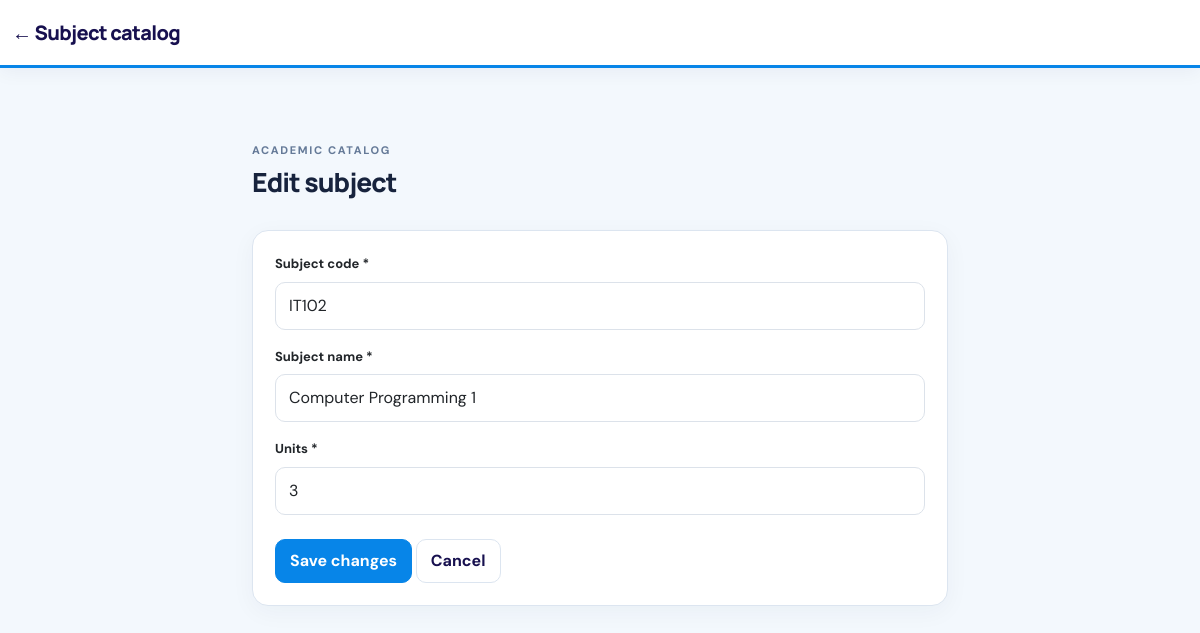
/admin/subjects/edit.php?id=2 (signed in), run on the app's committed database.
### tables this page shows
CREATE TABLE IF NOT EXISTS subjects (
  id INT AUTO_INCREMENT PRIMARY KEY,
  subject_code VARCHAR(20) NOT NULL UNIQUE,
  subject_name VARCHAR(100) NOT NULL,
  units INT NOT NULL,
  created_at TIMESTAMP NOT NULL DEFAULT CURRENT_TIMESTAMP
);

### config/helpers.php (called while the page is built, shortened)
<?php
function e($value) { return htmlspecialchars((string)$value, ENT_QUOTES, 'UTF-8'); }

### admin/subjects/edit.php (the view, shortened to what this page needs)
<?php
require_once '../../config/database.php';require_once '../../config/helpers.php';require_role('admin');$id=(int)($_GET['id']??$_POST['id']??0);$stmt=mysqli_prepare($conn,'SELECT * FROM subjects WHERE id=?');mysqli_stmt_bind_param($stmt,'i',$id);mysqli_stmt_execute($stmt);$subject=mysqli_fetch_assoc(mysqli_stmt_get_result($stmt));if(!$subject){flash('Subject not found.','danger');header('Location: index.php');exit;}$error='';
?>
<!doctype html><html lang="en"><head><meta charset="utf-8"><meta name="viewport" content="width=device-width, initial-scale=1"><title>Edit subject · Clark College Science of Technology</title><link href="../../assets/vendor/bootstrap/css/bootstrap.min.css" rel="stylesheet"><link href="../../assets/css/style.css" rel="stylesheet"></head><body><nav class="navbar"><div class="container app-container"><a class="navbar-brand" href="index.php">← Subject catalog</a></div></nav><main class="container py-4" style="max-width:720px"><div class="page-head"><div><p class="eyebrow">ACADEMIC CATALOG</p><h2>Edit subject</h2></div></div><section class="card"><div class="card-body"><?php if($error):?><div class="alert alert-danger"><?=e($error)?></div><?php endif;?><form method="post"><input type="hidden" name="csrf_token" value="<?=e(csrf_token())?>"><input type="hidden" name="id" value="<?=$id?>"><div class="mb-3"><label class="form-label">Subject code *</label><input class="form-control" name="subject_code" required value="<?=e($subject['subject_code'])?>"></div><div class="mb-3"><label class="form-label">Subject name *</label><input class="form-control" name="subject_name" required value="<?=e($subject['subject_name'])?>"></div><div class="mb-4"><label class="form-label">Units *</label><input class="form-control" type="number" name="units" min="1" max="30" required value="<?=(int)$subject['units']?>"></div><button class="btn btn-primary">Save changes</button> <a class="btn btn-light" href="index.php">Cancel</a></form></div></section></main></body></html>

### assets/css/style.css (style rules this page uses)
:root { --ink:#182230;--muted:#697586;--line:#e6eaf0;--primary:#4f46e5;--primary-dark:#3730a3;--surface:#fff;--page:#f5f7fb }
* { box-sizing:border-box }
body { background:var(--page);color:var(--ink);font-family:'DM Sans',system-ui,sans-serif;font-size:14px }
h1,h2,h3,h4,.navbar-brand { font-family:'Manrope',sans-serif;letter-spacing:-.035em }
h2 { font-size:1.65rem;font-weight:800 }
.navbar { background:#fff;border-bottom:1px solid var(--line);padding:15px 0 }
.navbar-brand { font-weight:800;color:var(--ink)!important }
.app-container { max-width:1240px }
.page-head { display:flex;justify-content:space-between;align-items:flex-start;gap:20px;margin:30px 0 24px }
.eyebrow { font-size:11px;letter-spacing:.15em;font-weight:800;color:#8792a2;margin:20px 0 8px }
.card { border:1px solid var(--line);border-radius:16px;box-shadow:0 5px 20px #17203305;background:#fff }
.card-body { padding:22px }
.form-control,.form-select { border-color:#dce2ea;border-radius:10px;padding:11px 13px }
.form-label { font-weight:700;font-size:13px }
.btn { border-radius:10px;font-weight:700;padding:9px 14px }
.btn-primary { background:var(--primary);border-color:var(--primary) }
.btn-light { border:1px solid var(--line);background:#fff }
:root { --ink:#17233d;--muted:#65738a;--line:#dce5f0;--primary:#0876d9;--primary-dark:#0756a3;--surface:#fff;--page:#f3f8fd;--cct-navy:#17104f;--cct-blue:#0785e8;--cct-light-blue:#e9f5ff;--cct-green:#55c99a;--cct-gold:#e9b72e }
body { background:var(--page);color:var(--ink) }
.navbar { background:#fff;border-bottom:3px solid var(--cct-blue);box-shadow:0 4px 18px rgba(23,16,79,.05) }
.navbar-brand { color:var(--cct-navy)!important;white-space:normal;line-height:1.25;max-width:75% }
.btn-primary { background:var(--cct-blue);border-color:var(--cct-blue) }
.eyebrow { color:#657a98 }
.card { box-shadow:0 6px 24px rgba(23,35,61,.045) }
.btn-light { color:var(--cct-navy) }

### data on the page
subjects: subject_code "IT102", subject_name "Computer Programming 1", units "3"
